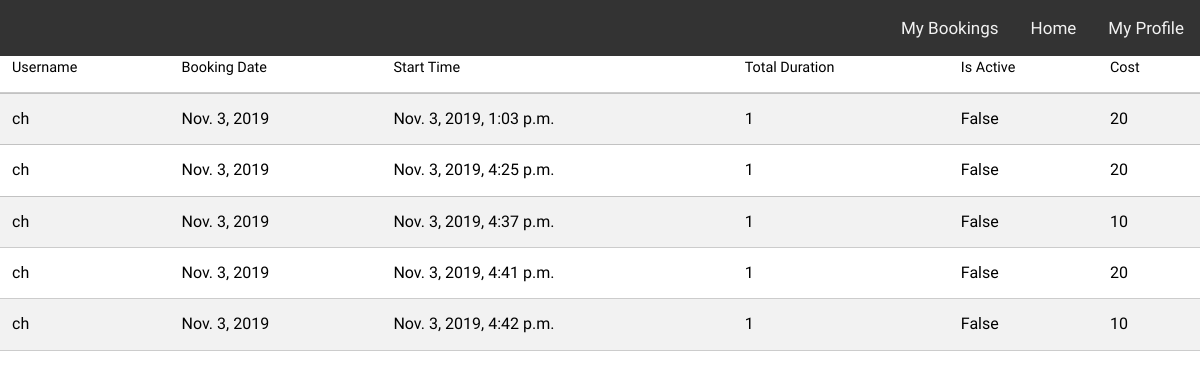
Before: /bookinghistory/ (signed in) with the older database file.
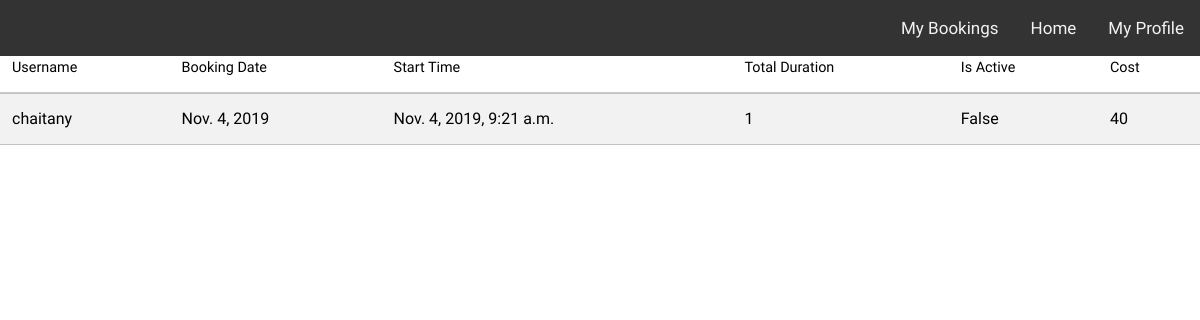
After: the same page with the newer database file.
### accounts/models.py (models this page shows, shortened)
class Customer(models.Model):
    customer_id = models.CharField(max_length=20, unique=True)
    firstname = models.CharField(blank=True, max_length=50)
    lastname = models.CharField(blank=True, max_length=50)
    phone = models.CharField(blank=True, max_length=10)

### reservationapp/models.py (models this page shows)
class parking_slot_reservation(models.Model):
    cost_per_hour = models.IntegerField()
    id = models.AutoField(primary_key=True)
    customer_id = models.ForeignKey(Customer, on_delete=models.CASCADE)
    start_time_stamp = models.DateTimeField(auto_now=True)
    booking_date = models.DateField(auto_now=True)
    parking_slot_id = models.ForeignKey(parking_slot, on_delete=models.CASCADE)
    is_active = models.BooleanField(default=True)
    cost = models.IntegerField()

### accounts/views.py (the view)
# urls.py: path('bookinghistory/', views.bookingHistory, name='bookinghistory'),
def bookingHistory(request):
    if not request.user.is_authenticated:
        return HttpResponseRedirect('/login/')
    else:
        customer = Customer.objects.get(customer_id=request.user)
        reservation = parking_slot_reservation.objects.filter(customer_id=customer)
        no_reservation = False
        if reservation.count() == 0:
            no_reservation = True
        context = {
            'customer': customer,
            'reservation': reservation,
            'no_reservation': no_reservation
        }
        return render(request, 'bookings.html', context)

### accounts/templates/bookings.html (shortened to what this page needs)
<!DOCTYPE HTML>
<html>
	<head>
			{% load staticfiles %}
			<div class="topnav">
				<a href="/profile">My Profile</a>
				<a href="/home">Home</a>
				<a href="/bookinghistory">My Bookings</a>
			</div>
		<link rel="stylesheet" href="{% static 'profile/assets/css/main.css'%}" />
		<link rel="stylesheet" href="{% static '/login/keypad/navbar.css' %}"/>
	</head>
	<body class="is-preload">
        {% if not no_reservation%}
			<table id="datatable" class="table table-hover table-striped table-bordered">
        <thead>
            <th>Username</th>
            <th>Booking Date</th>
            <th>Start Time</th>
            <th>Total Duration</th>
            <th>Is Active</th>
            <th>Cost</th>
        </thead>
        <tbody>
            {% for item in reservation %}
                <tr>
                        <td>{{ customer.firstname }}</td>
                        <td>{{ item.booking_date }}</td>
                        <td>{{ item.start_time_stamp }}</td>
                        <td> 1</td>
                        <td> {{item.is_active}}</td>
                        <td>{{item.cost}}</td>
                </tr>
            {% endfor %}
        </tbody>
    </table>
    {% endif %}
	</body>
</html>

Changed rows visible on the page:
removed parking_slot_reservation: {{ customer.firstname }} "ch", booking_date "Nov. 3, 2019", start_time_stamp "Nov. 3, 2019, 1:03 p.m.", is_active "False", cost "20"
no longer on this page (row edited): parking_slot_reservation: {{ customer.firstname }} "ch", booking_date "Nov. 3, 2019", start_time_stamp "Nov. 3, 2019, 4:37 p.m.", is_active "False", cost "10"
removed parking_slot_reservation: {{ customer.firstname }} "ch", booking_date "Nov. 3, 2019", start_time_stamp "Nov. 3, 2019, 4:41 p.m.", is_active "False", cost "20"
removed parking_slot_reservation: {{ customer.firstname }} "ch", booking_date "Nov. 3, 2019", start_time_stamp "Nov. 3, 2019, 4:42 p.m.", is_active "False", cost "10"
changed parking_slot_reservation "False": booking_date "Nov. 3, 2019" → "Nov. 4, 2019"; start_time_stamp "Nov. 3, 2019, 4:25 p.m." → "Nov. 4, 2019, 9:21 a.m."; cost "20" → "40"
changed Customer: firstname "ch" → "chaitany"
